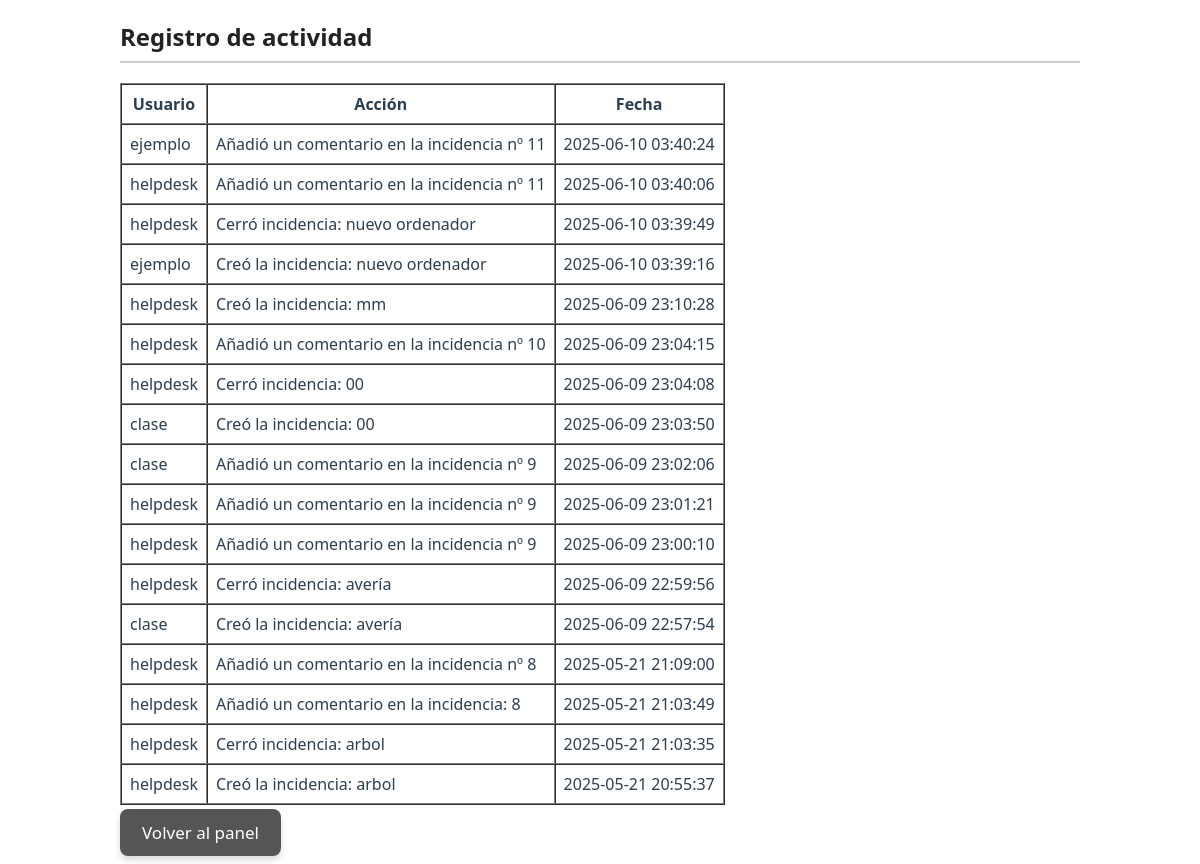
Screenshot of /logs.php (signed in) with the database file from the repository.
### tables this page shows
CREATE TABLE `logs` (
  `id` int NOT NULL,
  `usuario` varchar(100) NOT NULL,
  `accion` varchar(255) NOT NULL,
  `fecha` datetime DEFAULT CURRENT_TIMESTAMP
);

### logs.php (the view, shortened to what this page needs)
<?php
require 'db.php';
$sql = "SELECT * FROM logs ORDER BY fecha DESC";
$resultado = $conn->query($sql);
?>
<!DOCTYPE html>
<html>
<head>
    <link rel="stylesheet" href="estilos.css">
</head>
<body>
    <h2>Registro de actividad</h2>
    <table border="1" cellpadding="8" cellspacing="0">
        <tr>
            <th>Usuario</th>
            <th>Acción</th>
            <th>Fecha</th>
        </tr>
        <?php
        if ($resultado && $resultado->num_rows > 0) {
            while ($fila = $resultado->fetch_assoc()) {
                echo "<tr>";
                echo "<td>" . htmlspecialchars($fila['usuario']) . "</td>";
                echo "<td>" . htmlspecialchars($fila['accion']) . "</td>";
                echo "<td>" . $fila['fecha'] . "</td>";
                echo "</tr>";
            }
        } else {
            echo "<tr><td colspan='4'>No hay registros.</td></tr>";
        }
        ?>
    </table>
    <p><a href="panel.php" class="btn"> Volver al panel</a></p>
</body>
</html>

### estilos.css (style rules this page uses)
body { font-family: 'Segoe UI', Tahoma, Geneva, Verdana, sans-serif; background-color: #ffffff; margin: 20px auto; max-width: 960px; color: #2c3e50; }
h2 { color: #222222; border-bottom: 2px solid #cccccc; padding-bottom: 8px; margin-bottom: 20px; }
.btn { background-color: #555555; color: #fff; padding: 12px 22px; margin: 10px 5px 10px 0; border: none; border-radius: 8px; cursor: pointer; text-decoration: none; font-size: 17px; box-shadow: 0 4px 6px rgba(0,0,0,0.15); transition: background-color 0.25s ease, box-shadow 0.25s ease; }

### rows the page displays
logs: usuario "ejemplo", accion "Añadió un comentario en la incidencia nº 11", fecha "2025-06-10 03:40:24"
logs: usuario "helpdesk", accion "Añadió un comentario en la incidencia nº 11", fecha "2025-06-10 03:40:06"
logs: usuario "helpdesk", accion "Cerró incidencia: nuevo ordenador", fecha "2025-06-10 03:39:49"
logs: usuario "ejemplo", accion "Creó la incidencia: nuevo ordenador", fecha "2025-06-10 03:39:16"
logs: usuario "helpdesk", accion "Creó la incidencia: mm", fecha "2025-06-09 23:10:28"
logs: usuario "helpdesk", accion "Añadió un comentario en la incidencia nº 10", fecha "2025-06-09 23:04:15"
logs: usuario "helpdesk", accion "Cerró incidencia: 00", fecha "2025-06-09 23:04:08"
logs: usuario "clase", accion "Creó la incidencia: 00", fecha "2025-06-09 23:03:50"
logs: usuario "clase", accion "Añadió un comentario en la incidencia nº 9", fecha "2025-06-09 23:02:06"
logs: usuario "helpdesk", accion "Añadió un comentario en la incidencia nº 9", fecha "2025-06-09 23:01:21"
logs: usuario "helpdesk", accion "Añadió un comentario en la incidencia nº 9", fecha "2025-06-09 23:00:10"
logs: usuario "helpdesk", accion "Cerró incidencia: avería", fecha "2025-06-09 22:59:56"
logs: usuario "clase", accion "Creó la incidencia: avería", fecha "2025-06-09 22:57:54"
logs: usuario "helpdesk", accion "Añadió un comentario en la incidencia nº 8", fecha "2025-05-21 21:09:00"
logs: usuario "helpdesk", accion "Añadió un comentario en la incidencia: 8", fecha "2025-05-21 21:03:49"
logs: usuario "helpdesk", accion "Cerró incidencia: arbol", fecha "2025-05-21 21:03:35"
logs: usuario "helpdesk", accion "Creó la incidencia: arbol", fecha "2025-05-21 20:55:37"
